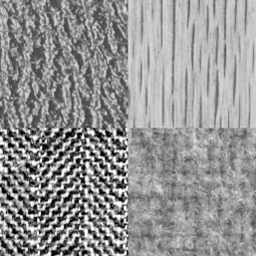
#> input picture mosaic A.bmp, 256 x 256 px
$ python kmean-em.py
#> lines starting #> are read from the running program, lines starting #| are printed output that depends on the picture
import io

from sklearn.mixture import GaussianMixture
from math import floor
from sklearn.preprocessing import MinMaxScaler
import cv2
import matplotlib.pyplot as plt
import numpy as np
from PIL import Image
from skimage.feature import graycomatrix, graycoprops
from sklearn.cluster import KMeans

def image_patch(img, slide_window, h, w):
	# 滑动窗口
    patch = np.zeros((slide_window, slide_window, h, w), dtype=np.uint8)

    for i in range(patch.shape[2]):
        for j in range(patch.shape[3]):
            patch[:, :, i, j] = img[i: i + slide_window, j: j + slide_window,1]

    return patch

def calcu_glcm(img, slide_window ):
    vmin = 0
    vmax = 255
    nbit = 64
    step = [2]
    angle = [0]
    # 计算GLCM矩阵
    mi, ma = vmin, vmax
    h, w = img.shape[:2]

    bins = np.linspace(mi, ma + 1, nbit + 1)
    img = np.digitize(img, bins) - 1

    img = cv2.copyMakeBorder(img, floor(slide_window / 2), floor(slide_window / 2)
                              , floor(slide_window / 2), floor(slide_window / 2), cv2.BORDER_REPLICATE)  # 图像扩充

    patch = image_patch(img, slide_window, h, w)

    glcm = np.zeros((nbit, nbit, len(step), len(angle), h, w), dtype=np.uint8)
    for i in range(patch.shape[2]):
        for j in range(patch.shape[3]):
            glcm[:, :, :, :, i, j] = graycomatrix(patch[:, :, i, j], step, angle, levels=nbit)

    return glcm

# [7 lines left out: function calcu_glcm_Auto_correlation, not called in this run]


def calcu_glcm_mean(glcm, nbit=64):
    mean = np.zeros((glcm.shape[2], glcm.shape[3]), dtype=np.float32)
    for i in range(nbit):
        for j in range(nbit):
            mean += glcm[i, j] * i / (nbit) ** 2

    return mean


# [52 lines left out: functions calcu_glcm_con, calcu_glcm_entropy, calcu_glcm_asm, calcu_glcm_h, calcu_glcm_correlation, not called in this run]


if __name__ == '__main__':
    #img = np.array(Image.open('mosaic A.bmp'))
    img = cv2.imread('mosaic A.bmp')
#> img is the input picture: shape (256, 256, 3); min 0, max 255, mean 147.2
    img = np.uint8(255.0 * (img - np.min(img)) / (np.max(img) - np.min(img)))
    h, w = img.shape[:2]
#> h = 256; w = 256
    # height, width = img.shape[:2]

    glcm = calcu_glcm(img,9)
#> in calcu_glcm, `img = cv2.copyMakeBorder(img, floor(slide_window / 2), floor(slide_win..`:
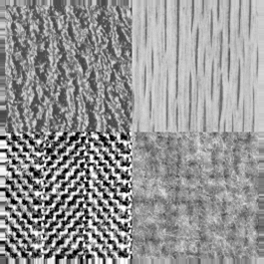
#> img: shape (264, 264, 3) int32; min 0, max 63, mean 36.6; drawn with min black and max white
    for i in range(glcm.shape[2]):
        for j in range(glcm.shape[3]):
            glcm_cut = glcm[:, :, i, j, :, :]

            # 获取性能评价指标 shape(168,168)
            mean = calcu_glcm_mean(glcm_cut)
            # con = calcu_glcm_con(glcm_cut)
#> (the run stopped early here; a loop or call above may not have finished)

$ run again, with mosaic B.bmp copied over mosaic A.bmp
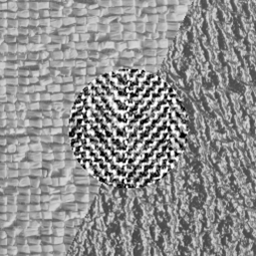
#> input picture mosaic B.bmp, 256 x 256 px
#> img is the input picture: shape (256, 256, 3); min 0, max 255, mean 143.3
#> in calcu_glcm, `img = cv2.copyMakeBorder(img, floor(slide_window / 2), floor(slide_win..`:
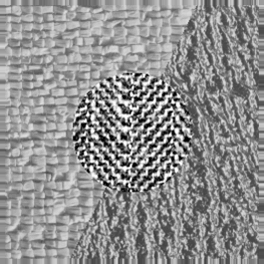
#> img: shape (264, 264, 3) int32; min 0, max 63, mean 35.4; drawn with min black and max white
